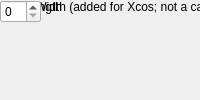
<?xml version="1.0" encoding="UTF-8"?>
<ui version="4.0">
 <class>MainWindow</class>
 <widget class="QMainWindow" name="MainWindow">
  <property name="windowTitle"><string>Triggered Counter</string></property>
  <widget class="QWidget" name="centralwidget">
   <!-- NOTE: this is a simplified structural mirror of the generated
        <module>_ui.py, not a full round-trip Designer file. Regenerate
        both from the same spec if you need to edit layout by hand. -->
       <widget class="QLabel" name="label_len">
     <property name="text"><string>Run Length</string></property>
    </widget>
       <widget class="QSpinBox" name="len"/>
       <widget class="QLabel" name="label_count_width">
     <property name="text"><string>Count Width (added for Xcos; not a casper_library mask param)</string></property>
    </widget>
       <widget class="QSpinBox" name="count_width"/>
  </widget>
 </widget>
 <resources/>
 <connections/>
</ui>
